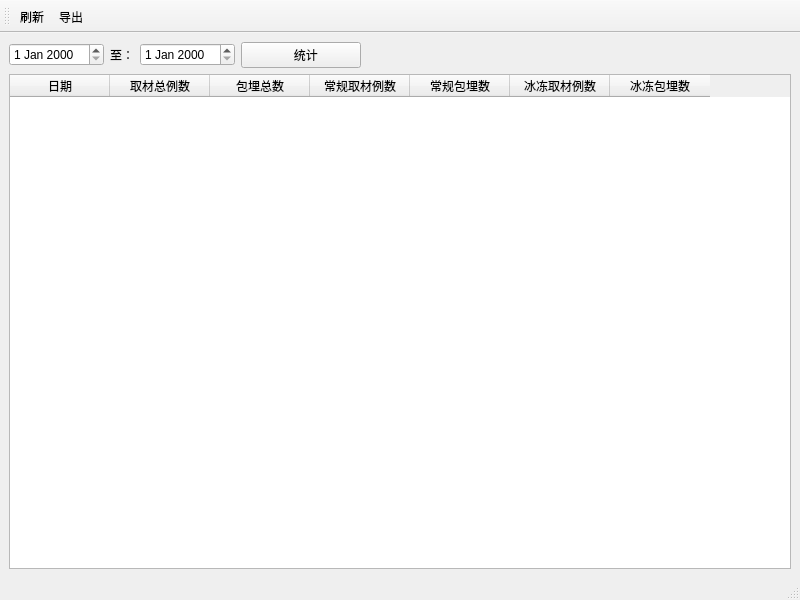
<?xml version="1.0" encoding="UTF-8"?>
<ui version="4.0">
 <class>tabstatistics</class>
 <widget class="QMainWindow" name="tabstatistics">
  <property name="geometry">
   <rect>
    <x>0</x>
    <y>0</y>
    <width>800</width>
    <height>600</height>
   </rect>
  </property>
  <property name="windowTitle">
   <string>MainWindow</string>
  </property>
  <widget class="QWidget" name="centralwidget">
   <layout class="QVBoxLayout" name="verticalLayout_2">
    <item>
     <layout class="QVBoxLayout" name="verticalLayout">
      <item>
       <layout class="QHBoxLayout" name="horizontalLayout">
        <item>
         <widget class="QDateEdit" name="dateTimeEditBeginTime"/>
        </item>
        <item>
         <widget class="QLabel" name="label">
          <property name="text">
           <string>至：</string>
          </property>
         </widget>
        </item>
        <item>
         <widget class="QDateEdit" name="dateTimeEditEndTime"/>
        </item>
        <item>
         <widget class="QPushButton" name="pushButtonSum">
          <property name="minimumSize">
           <size>
            <width>120</width>
            <height>0</height>
           </size>
          </property>
          <property name="text">
           <string>   统计</string>
          </property>
          <property name="icon">
           <iconset resource="../res.qrc">
            <normaloff>:/image/image/tc.ico</normaloff>:/image/image/tc.ico</iconset>
          </property>
         </widget>
        </item>
        <item>
         <spacer name="horizontalSpacer">
          <property name="orientation">
           <enum>Qt::Horizontal</enum>
          </property>
          <property name="sizeHint" stdset="0">
           <size>
            <width>40</width>
            <height>20</height>
           </size>
          </property>
         </spacer>
        </item>
       </layout>
      </item>
      <item>
       <widget class="QTableWidget" name="tableWidget">
        <property name="styleSheet">
         <string notr="true">*{outline:0px;}</string>
        </property>
        <column>
         <property name="text">
          <string>日期</string>
         </property>
        </column>
        <column>
         <property name="text">
          <string>取材总例数</string>
         </property>
        </column>
        <column>
         <property name="text">
          <string>包埋总数</string>
         </property>
        </column>
        <column>
         <property name="text">
          <string>常规取材例数</string>
         </property>
        </column>
        <column>
         <property name="text">
          <string>常规包埋数</string>
         </property>
        </column>
        <column>
         <property name="text">
          <string>冰冻取材例数</string>
         </property>
        </column>
        <column>
         <property name="text">
          <string>冰冻包埋数</string>
         </property>
        </column>
       </widget>
      </item>
     </layout>
    </item>
   </layout>
  </widget>
  <widget class="QStatusBar" name="statusbar"/>
  <widget class="QToolBar" name="toolBar">
   <property name="windowTitle">
    <string>toolBar</string>
   </property>
   <property name="toolButtonStyle">
    <enum>Qt::ToolButtonTextUnderIcon</enum>
   </property>
   <attribute name="toolBarArea">
    <enum>TopToolBarArea</enum>
   </attribute>
   <attribute name="toolBarBreak">
    <bool>false</bool>
   </attribute>
   <addaction name="actionReferesh"/>
   <addaction name="actionExtend"/>
  </widget>
  <action name="actionReferesh">
   <property name="icon">
    <iconset resource="../res.qrc">
     <normaloff>:/image/image/refresh.png</normaloff>:/image/image/refresh.png</iconset>
   </property>
   <property name="text">
    <string>刷新</string>
   </property>
   <property name="toolTip">
    <string>刷新</string>
   </property>
  </action>
  <action name="actionExtend">
   <property name="icon">
    <iconset resource="../res.qrc">
     <normaloff>:/image/image/excel.png</normaloff>:/image/image/excel.png</iconset>
   </property>
   <property name="text">
    <string>导出</string>
   </property>
   <property name="toolTip">
    <string>导出</string>
   </property>
  </action>
 </widget>
 <tabstops>
  <tabstop>tableWidget</tabstop>
  <tabstop>dateTimeEditBeginTime</tabstop>
  <tabstop>dateTimeEditEndTime</tabstop>
  <tabstop>pushButtonSum</tabstop>
 </tabstops>
 <resources>
  <include location="../res.qrc"/>
 </resources>
 <connections/>
</ui>
